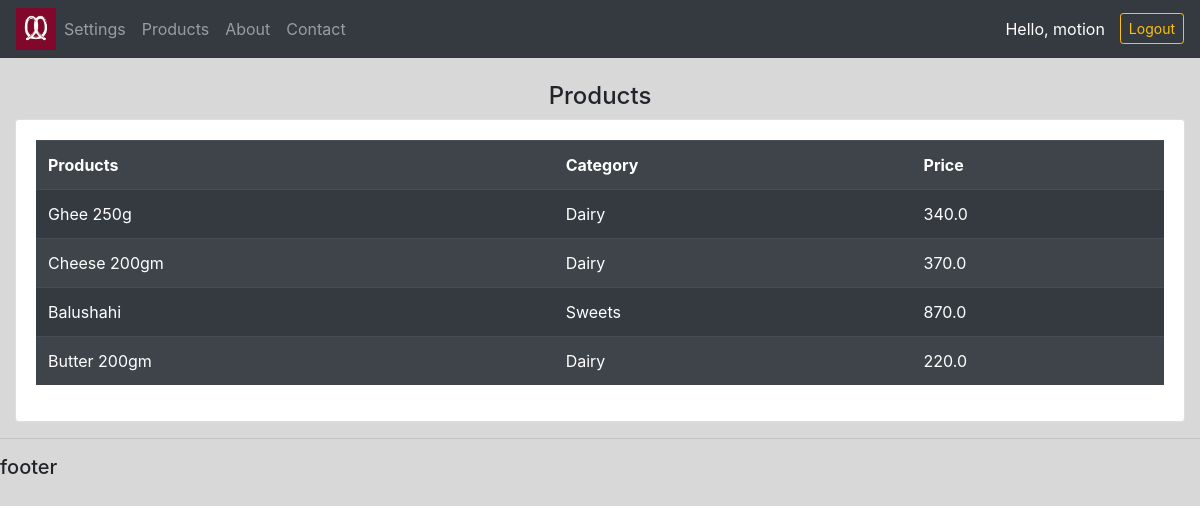
/products/ (signed in), run on the app's committed database.
### accounts/models.py (models this page shows, shortened)
class Product(models.Model):
    CATEGORY = (
        ('Breads', 'Breads'),
        ('Fruits', 'Fruits'),
        ('Dairy', 'Dairy'),
        ('Vegetables', 'Vegetables'),
        ('Meat&Fish', 'Meat&Fish'),
        ('Sweets', 'Sweets'),
    )
    name = models.CharField(max_length=200, null=True)
    price = models.FloatField(null=True)
    category = models.CharField(max_length=200, null=True, choices=CATEGORY)
    description = models.TextField(blank=True)
    date_created = models.DateTimeField(auto_now_add=True, null=True)
    tags = models.ManyToManyField(Tag)

### accounts/views.py (the view)
# urls.py: path('products/', views.products, name='products'),
@login_required(login_url='login')
def products(request):
    products = Product.objects.all()
    context = {
        'products':products
    }
    return render(request, 'accounts/products.html', context)

### accounts/templates/accounts/products.html
{% extends 'accounts/base.html' %}
{% block content %}
<br>
<div class="row">
    <div class="col-md">
            <h4 class="text-center">Products</h4>
        <div class="card card-body">
            <table class="table table-striped table-dark">
                <tr>
                    <th>Products</th>
                    <th>Category</th>
                    <th>Price</th>
                </tr>
                {% for product in products %}
                <tr>
                    <td>{{product.name}}</td>
                    <td>{{product.category}}</td>
                    <td>{{product.price}}</td>
                </tr>
                {% endfor %}
            </table>
        </div>
    </div>
</div>
{% endblock content %}

### accounts/templates/accounts/partials/__navbar.html (shortened to what this page needs)
{% load static %}
<nav class="navbar navbar-expand-lg navbar-dark bg-dark">
    <a href="{% url 'dashboard' %}"><img src="{% static 'images/logo.png' %}" id="logo" alt=""></a>
    <div class="collapse navbar-collapse" id="navbarSupportedContent">
      <ul class="navbar-nav mr-auto">
        {% if request.user.is_staff %}
        <li class="nav-item">
          <a class="nav-link" href="{% url 'dashboard' %}">Dashboard</a>
        </li>
        {% else %}
        <li class="nav-item">
          <a class="nav-link" href="{% url 'account' %}">Settings</a>
        </li>
        {% endif %}
        <li class="nav-item">
          <a class="nav-link" href="{% url 'products' %}">Products</a>
        </li>
        <li class="nav-item">
          <a class="nav-link" href="{% url 'about' %}">About</a>
        </li>
        <li class="nav-item">
          <a class="nav-link" href="{% url 'contact' %}">Contact</a>
        </li>
      </ul>
      <span class="hello" >Hello, {{request.user}} </span>
      <span><a class="btn btn-sm btn-outline-warning" href="{% url 'logout' %}">Logout</a></span>
    </div>
  </nav>

### static/css/main.css (style rules this page uses)
body { background-color: rgb(216, 216, 216); }
#logo { max-width: 40px; }

### accounts/templates/accounts/partials/__navbar.html (style rules this page uses)
.hello { font-size: 16px; color: #fff; margin-right: 15px; }

### data on the page
Product: name "Ghee 250g", category "Dairy", price "340.0"
Product: name "Cheese 200gm", category "Dairy", price "370.0"
Product: name "Balushahi", category "Sweets", price "870.0"
Product: name "Butter 200gm", category "Dairy", price "220.0"

### other printed values
{{ request.user }} "motion"
